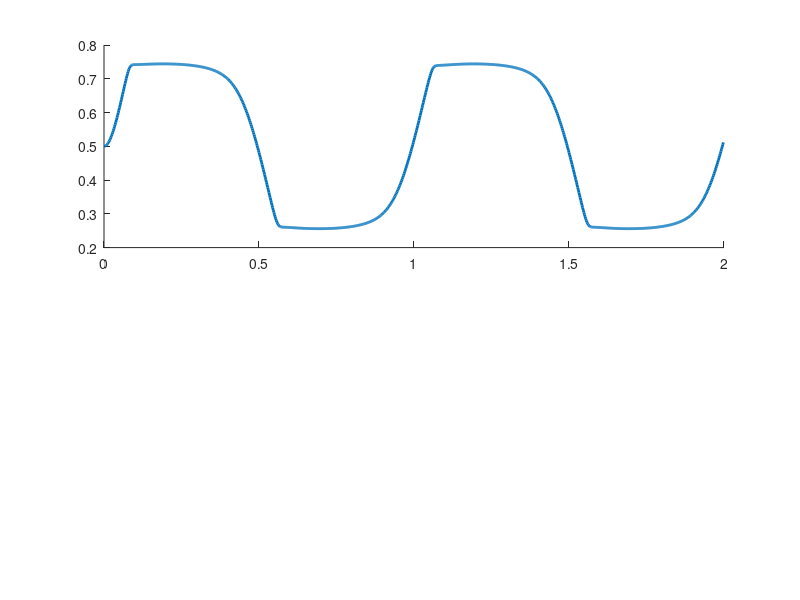

This figure's MATLAB source: (Note: this script raises an error after producing the figure.)
clc;
close all;
clear;

g = 0.5;
y0 = 0.5;

fs = @(x) 0.5 + 0.7*sin(2*pi*x/1);
fs_dot = @(x) 0.7*(2*pi/1)*cos(2*pi*x/1);

% Time = 0:dt:5;
% f = fs(Time);
% figure;
% plot(Time, f, 'LineWidth',2);

n = 1000;
Time = zeros(1,n);

dt = 0.002;
t = 0;

y = y0;
y_dot = 0;
y_ddot = 0;
z = y_dot;
y_data = zeros(1,n);
y_dot_data = zeros(1,n);
y_ddot_data = zeros(1,n);

y2 = y0;
y2_dot = 0;
y2_ddot = 0;
z2 = y2_dot;
y2_data = zeros(1,n);
y2_dot_data = zeros(1,n);
y2_ddot_data = zeros(1,n);

a1 = 1e-5;
a2 = 0;

yL_up = 0.8;
yL_low = 0.2;
yL_dot_up = 1.5;
yL_dot_low = -1.5;

K = 300;
D = 30;

Kp = 0;

for j=1:n
    
    Time(j) = t;
    y_data(j) = y;
    y_dot_data(j) = y_dot;
    y_ddot_data(j) = y_ddot;
    
    y2_data(j) = y2;
    y2_dot_data(j) = y2_dot;
    y2_ddot_data(j) = y2_ddot;
    
    yd = fs(t);
    yd_dot = fs_dot(t);

    a = 1e-3;
    
%     z_dot = K*(yd-y) + D*(yd_dot - z); % + a2/(y_dot - yL_dot_up)^3;% + a2/(y_dot - yL_dot_low)^3;
%     y_dot = z + a/(y - yL_up)^3 + a/(y - yL_low)^3 + 0*Kp*(yd-y);
    
    
    f = a*( 1/(y - yL_up)^3 + 1/(y - yL_low)^3);
    f_dot = -3*a*( 1/(y - yL_up)^4 + 1/(y - yL_low)^4 )*y_dot;
    
    y_ddot = K*(yd-y) + D*(yd_dot + f - y_dot) + f_dot;
    
    
%     y_ddot_ = z_dot + f_dot;
%     y_ddot - y_ddot
%     pause
    
    y2_ddot = K*(yd-y2) + D*(yd_dot - y2_dot);
    
    t = t + dt;
    y = y + y_dot*dt;
%     z = z + z_dot*dt;
    y_dot = y_dot + y_ddot*dt;
    
    y2 = y2 + y2_dot*dt;
    y2_dot = y2_dot + y2_ddot*dt;
    
end


figure;
subplot(2,1,1); hold on;
plot(Time, y_data, 'LineWidth',2);
plot(Time, y2_data, 'LineWidth',2, 'Color',[0 0.6 0 0.5], 'LineStyle',':');
plot([Time(1) Time(end)], [yL_up yL_up], 'LineWidth',2, 'Color','red', 'LineStyle','--');
plot([Time(1) Time(end)], [yL_low yL_low], 'LineWidth',2, 'Color','magenta', 'LineStyle','--');
subplot(2,1,2); hold on;
plot(Time, y_dot_data, 'LineWidth',2);
plot(Time, y2_dot_data, 'LineWidth',2, 'Color',[0 0.6 0 0.5], 'LineStyle',':');
plot([Time(1) Time(end)], [yL_dot_up yL_dot_up], 'LineWidth',2, 'Color','red', 'LineStyle','--');
plot([Time(1) Time(end)], [yL_dot_low yL_dot_low], 'LineWidth',2, 'Color','magenta', 'LineStyle','--');



